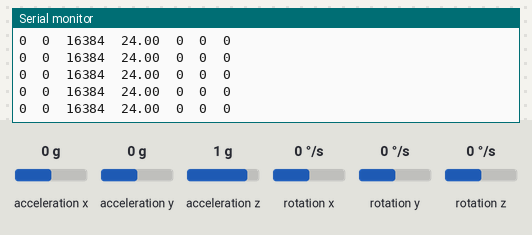
Simulated run of this sketch. Board: Arduino Uno, built with avr-gcc and run on an emulated ATmega328P. On the bench: the last lines printed to the serial monitor. Wiring (inferred from the names in the program): MPU-6050 motion sensor at I2C address 0x68. The test bench sets the inputs (shaded band); at power-on: acceleration x 0 g, acceleration y 0 g, rotation x 0 °/s, acceleration z 1 g, rotation y 0 °/s, rotation z 0 °/s.

Above: at 1.2 s.
1.3 s: acceleration x set to -1.4 g
At 1.39 s:
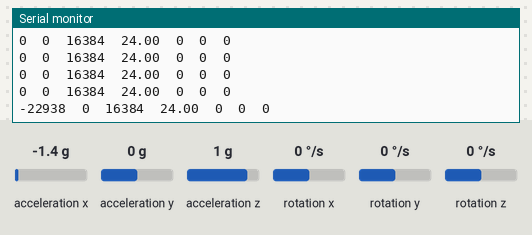
2.8 s: acceleration y set to -1.4 g
At 2.83 s:
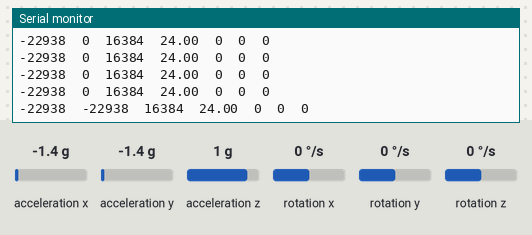
4.3 s: rotation x set to -192 °/s
At 4.38 s:
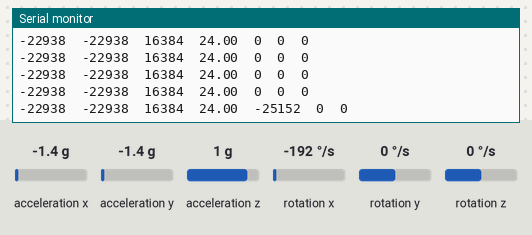
7.3 s: acceleration z set to -1.4 g
At 7.37 s:
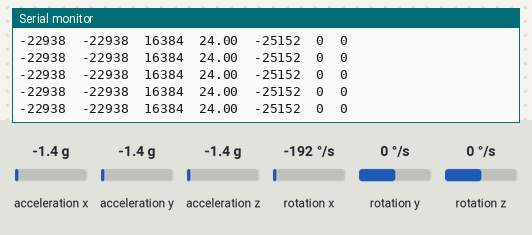
10.3 s: rotation y set to -192 °/s
At 10.37 s:
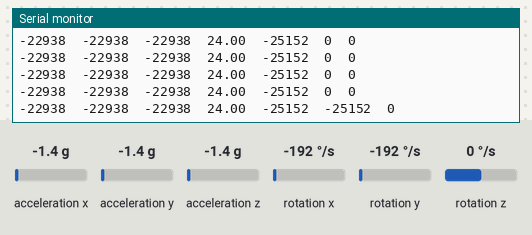

Measured:
- after the input at 1.3 s, the serial monitor: prints a new line after 0.08 s (image 1)
- after the input at 2.8 s, the serial monitor: prints a new line at once (image 2)
- after the input at 4.3 s, the serial monitor: prints a new line after 0.07 s (image 3)
- after the input at 10.3 s, the serial monitor: prints a new line after 0.07 s (image 5)

The sketch:

MPU6050_Code.ino
```cpp
#include <Wire.h> // Required for I2C communication with MPU6050

// MPU6050
const int MPU = 0x68; // I2C address of the MPU-6050
// Variables to store raw data from MPU6050
int16_t AcX, AcY, AcZ, Tmp, GyX, GyY, GyZ;

/***********************************************************************************************************************************/
void setup()
{
  Wire.begin(); // Initialize I2C bus

  Serial.begin(9600); // Initialize serial port for data output
  while (!Serial); // Wait for serial monitor to connect (for some Arduino boards)

  // MPU6050 Initialization
  // Send command to wake up MPU-6050
  Wire.beginTransmission(MPU);
  Wire.write(0x6B); // PWR_MGMT_1 register
  Wire.write(0);    // Set to zero (wakes up the MPU-6050)
  Wire.endTransmission(true);

  Serial.println("MPU6050 initialized. Reading data for Serial Plotter...");
  Serial.println("AcX\tAcY\tAcZ\tTemp\tGyX\tGyY\tGyZ"); // Header for Serial Plotter
}

/***********************************************************************************************************************************/
void loop()
{
  // Read data from MPU6050
  Wire.beginTransmission(MPU);
  Wire.write(0x3B); // Starting with register 0x3B (ACCEL_XOUT_H)
  Wire.endTransmission(false); // Do not stop transmission to continue reading

  Wire.requestFrom(MPU, 14, true); // Request a total of 14 registers (accelerometer, temperature, gyroscope)

  // Read accelerometer data
  AcX = Wire.read() << 8 | Wire.read(); // 0x3B (ACCEL_XOUT_H) & 0x3C (ACCEL_XOUT_L)
  AcY = Wire.read() << 8 | Wire.read(); // 0x3D (ACCEL_YOUT_H) & 0x3E (ACCEL_YOUT_L)
  AcZ = Wire.read() << 8 | Wire.read(); // 0x3F (ACCEL_ZOUT_H) & 0x40 (ACCEL_ZOUT_L)

  // Read temperature data
  Tmp = Wire.read() << 8 | Wire.read(); // 0x41 (TEMP_OUT_H) & 0x42 (TEMP_OUT_L)

  // Read gyroscope data
  GyX = Wire.read() << 8 | Wire.read(); // 0x43 (GYRO_XOUT_H) & 0x44 (GYRO_XOUT_L)
  GyY = Wire.read() << 8 | Wire.read(); // 0x45 (GYRO_YOUT_H) & 0x46 (GYRO_YOUT_L)
  GyZ = Wire.read() << 8 | Wire.read(); // 0x47 (GYRO_ZOUT_H) & 0x48 (GYRO_ZOUT_L)

  // Output data to serial monitor and plotter
  // For Serial Plotter, it's important that all values are on one line, separated by tabs.
  // This will allow the plotter to display each parameter as a separate line.
  Serial.print(AcX); Serial.print("\t");
  Serial.print(AcY); Serial.print("\t");
  Serial.print(AcZ); Serial.print("\t");
  Serial.print(Tmp / 340.00 + 36.53); Serial.print("\t"); // Convert raw temperature data to Celsius
  Serial.print(GyX); Serial.print("\t");
  Serial.print(GyY); Serial.print("\t");
  Serial.println(GyZ); // println adds a newline, completing the output for the plotter

  delay(100); // Small delay for stable data output
}
```
